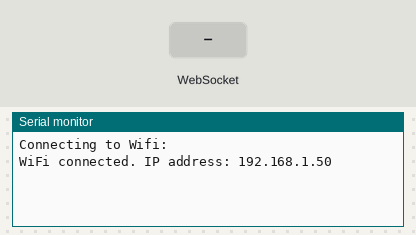
This sketch was run on a simulated ESP8266 (NodeMCU). On the bench: the last lines printed to the serial monitor. The inputs (shaded band) are chosen by the test bench. WiFi joins after 1.5 s; servers stay silent unless stated.

Above: at 2.7 s.
2.8 s: WebSocket text "setPowerState" received
At 4.0 s:
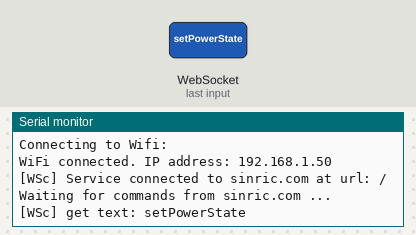
4.3 s: WebSocket text "ON" received
At 5.0 s:
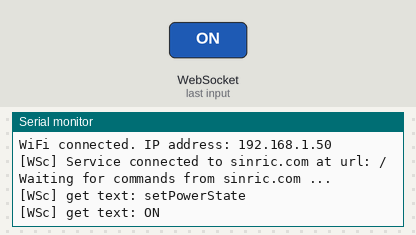
5.8 s: WebSocket text "SkipChannels" received
At 6.2 s:
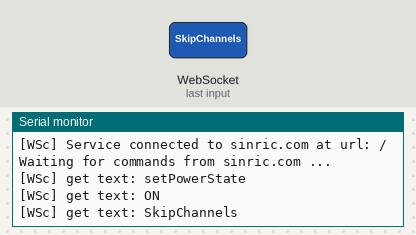
7.3 s: WebSocket text "ChangeChannel" received
At 8.5 s:
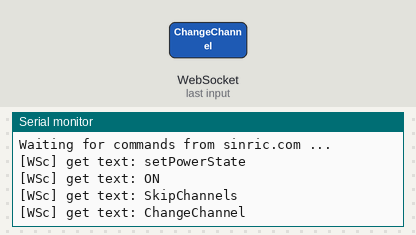
8.8 s: WebSocket text "test" received
At 9.7 s:
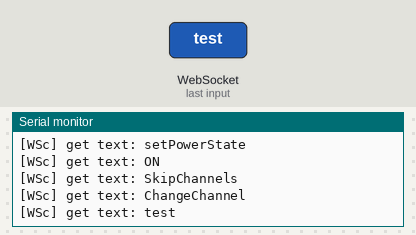

Measured:
- after the input at 2.8 s, the serial monitor: prints a new line at once (image 1)
- after the input at 4.3 s, the serial monitor: prints a new line at once (image 2)
- after the input at 5.8 s, the serial monitor: prints a new line at once (image 3)
- after the input at 7.3 s, the serial monitor: prints a new line at once (image 4)
- after the input at 8.8 s, the serial monitor: prints a new line at once (image 5)

The sketch:

window_shutters_example.ino
```cpp
/*
 Version 0.1 - Feb 24 2018
*/

#include <Arduino.h>
#include <ESP8266WiFi.h>
#include <ESP8266WiFiMulti.h>
#include <WebSocketsClient.h> //  https://github.com/kakopappa/sinric/wiki/How-to-add-dependency-libraries
#include <ArduinoJson.h> // https://github.com/kakopappa/sinric/wiki/How-to-add-dependency-libraries

ESP8266WiFiMulti WiFiMulti;
WebSocketsClient webSocket;

#define MyApiKey "" // TODO: Change to your sinric API Key. Your API Key is displayed on sinric.com dashboard
#define MySSID "" // TODO: Change to your Wifi network SSID
#define MyWifiPassword "" // TODO: Change to your Wifi network password

#define HEARTBEAT_INTERVAL 300000 // 5 Minutes

uint64_t heartbeatTimestamp = 0;
bool isConnected = false;


void webSocketEvent(WStype_t type, uint8_t * payload, size_t length) {
  switch(type) {
    case WStype_DISCONNECTED:
      isConnected = false;
      Serial.printf("[WSc] Webservice disconnected from sinric.com!\n");
      break;
    case WStype_CONNECTED: {
      isConnected = true;
      Serial.printf("[WSc] Service connected to sinric.com at url: %s\n", payload);
      Serial.printf("Waiting for commands from sinric.com ...\n");
      }
      break;
    case WStype_TEXT: {
        Serial.printf("[WSc] get text: %s\n", payload);
        // Example payloads

        // On Off format https://developer.amazon.com/docs/device-apis/alexa-powercontroller.html
        // {"deviceId": xxxx, "action": "setPowerState", value: "ON"}

        // For Window Shutters https://developer.amazon.com/docs/device-apis/alexa-channelcontroller.html
        // {"deviceId":"5a90faedd923a349530330c3","action":"SkipChannels","value":{"channelCount":1}}
        // {"deviceId":"5a90faedd923a349530330c3","action":"ChangeChannel","value":{"channel":{"number":"200"},"channelMetadata":{}}}

        DynamicJsonBuffer jsonBuffer;
        JsonObject& json = jsonBuffer.parseObject((char*)payload);
        String deviceId = json ["deviceId"];
        String action = json ["action"];

        /*if (deviceId == "5axxxxxxxxxxxxxxxxxxx") // Device ID of first device
        {
          // Check device id if you have multiple devices.
        } */

        if(action == "setPowerState") { // On or Off
            String value = json ["value"];
            if(value == "ON") {
                //turnOn(deviceId);
            } else {
                //turnOff(deviceId);
            }
        }
        else if(action == "SkipChannels") {
           // Alexa, channel up on device
           String value = json["value"]["channelCount"];
           Serial.println("[WSc] value: " + value);

           // if value: 1 == UP
           // if value: -1 == Down

        }
        else if(action == "ChangeChannel") {
          // Alexa, change channel to PBS on device

        }
        else if (action == "test") {
                Serial.println("[WSc] received test command from sinric.com");
            }
        }

    break;
    case WStype_BIN:
      Serial.printf("[WSc] get binary length: %u\n", length);
      break;
  }
}

void setup() {
  Serial.begin(115200);

  WiFiMulti.addAP(MySSID, MyWifiPassword);
  Serial.println();
  Serial.print("Connecting to Wifi: ");
  Serial.println(MySSID);

  // Waiting for Wifi connect
  while(WiFiMulti.run() != WL_CONNECTED) {
    delay(500);
    Serial.print(".");
  }
  if(WiFiMulti.run() == WL_CONNECTED) {
    Serial.println("");
    Serial.print("WiFi connected. ");
    Serial.print("IP address: ");
    Serial.println(WiFi.localIP());
  }

  // server address, port and URL
  webSocket.begin("iot.sinric.com", 80, "/");

  // event handler
  webSocket.onEvent(webSocketEvent);
  webSocket.setAuthorization("apikey", MyApiKey);

  // try again every 5000ms if connection has failed
  webSocket.setReconnectInterval(5000);   // If you see 'class WebSocketsClient' has no member named 'setReconnectInterval' error update arduinoWebSockets
}

void loop() {
  webSocket.loop();

  if(isConnected) {
      uint64_t now = millis();

      // Send heartbeat in order to avoid disconnections during ISP resetting IPs over night. Thanks @MacSass
      if((now - heartbeatTimestamp) > HEARTBEAT_INTERVAL) {
          heartbeatTimestamp = now;
          webSocket.sendTXT("H");
      }
  }
}
```
